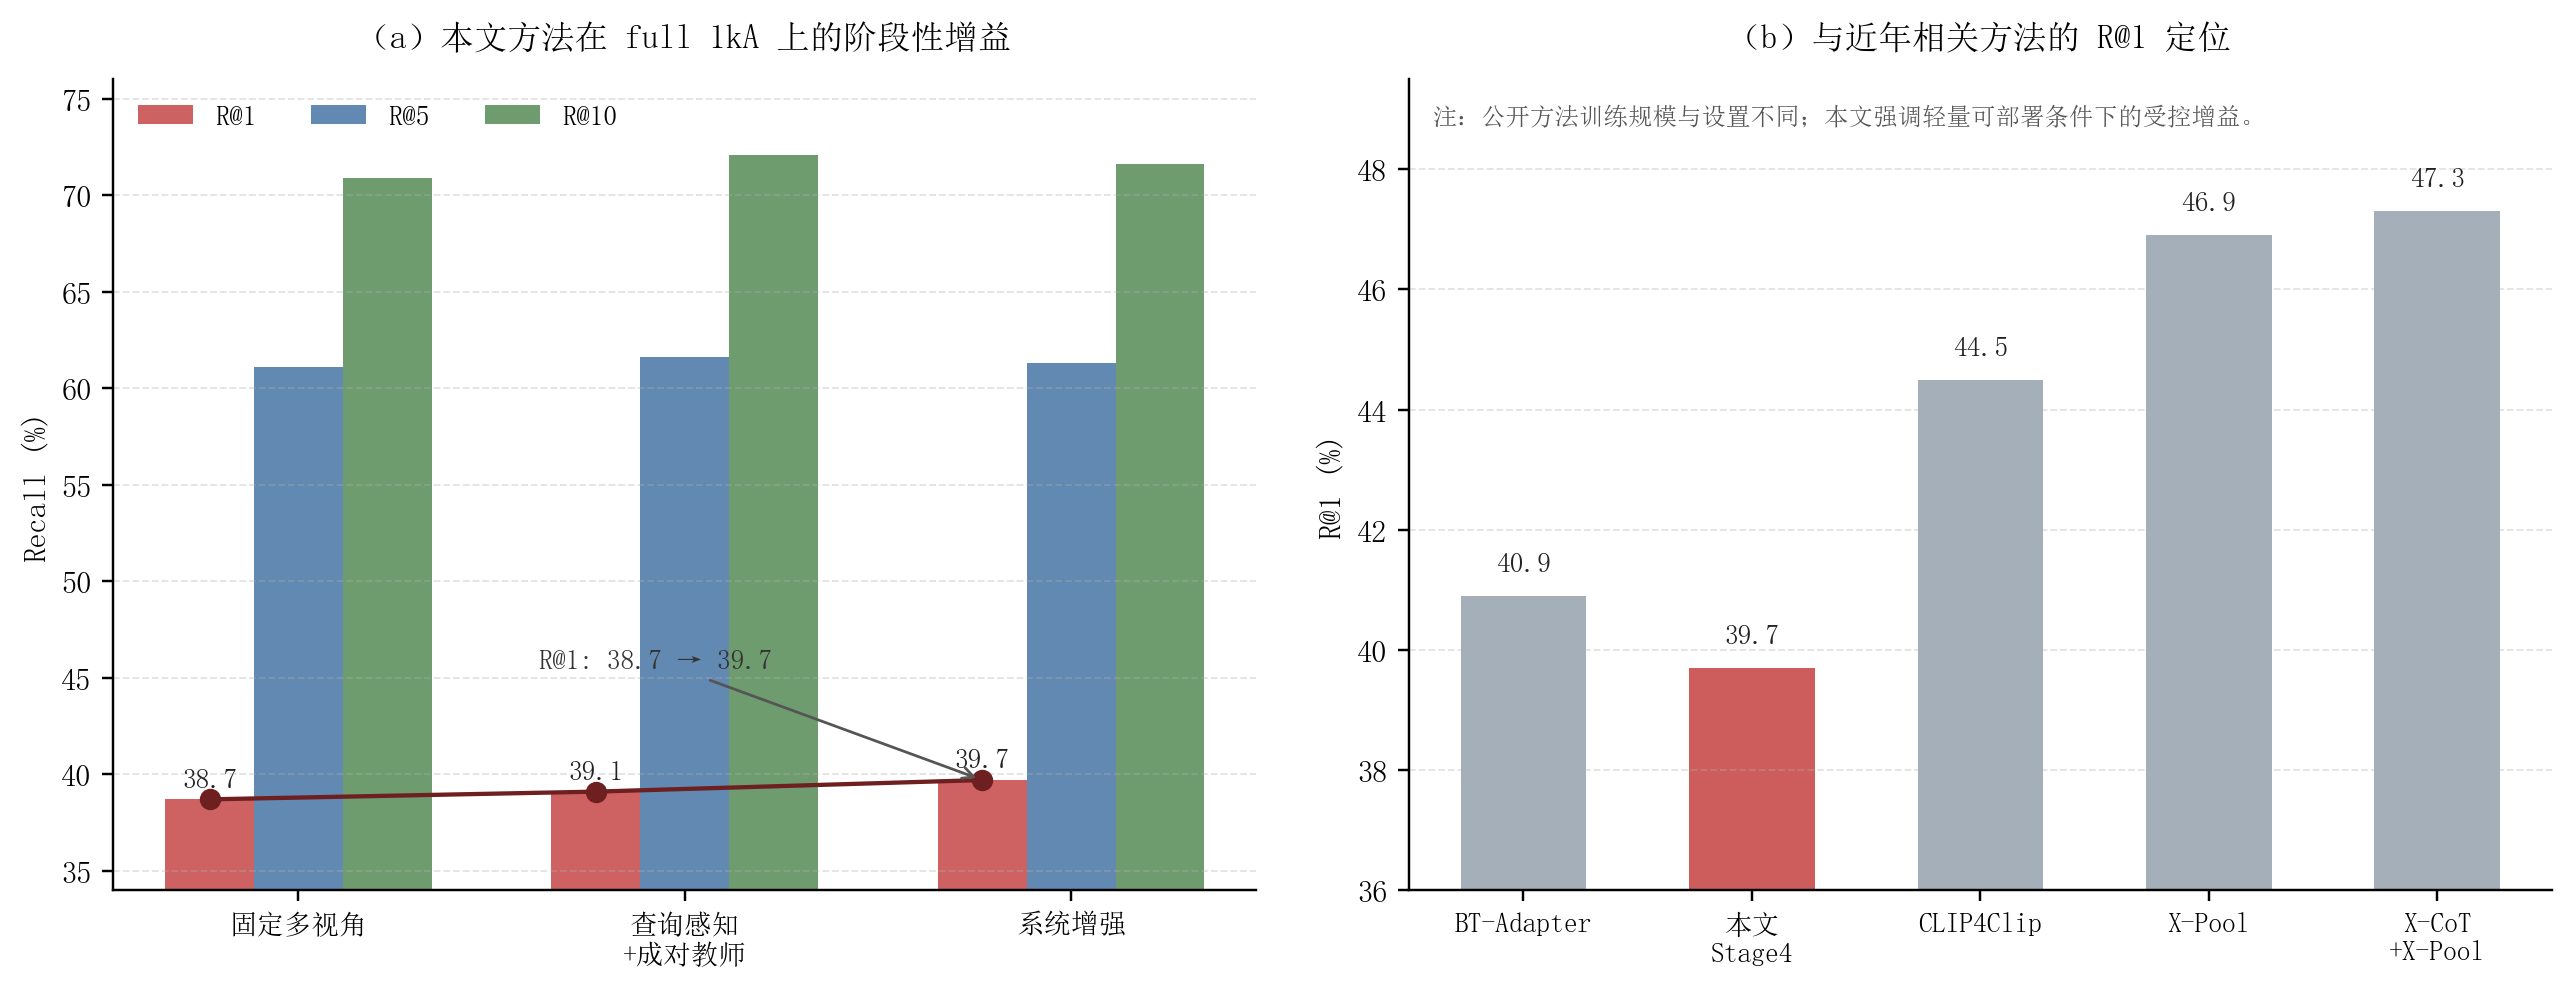

Write Python code to recreate this figure.
from __future__ import annotations

from pathlib import Path

import matplotlib.pyplot as plt
import numpy as np
from matplotlib import font_manager


OUT_DIR = Path(__file__).resolve().parent


def _setup_font() -> None:
    candidates = [
        "C:/Windows/Fonts/simsun.ttc",
        "C:/Windows/Fonts/simhei.ttf",
        "C:/Windows/Fonts/msyh.ttc",
    ]
    for path in candidates:
        if Path(path).exists():
            font_manager.fontManager.addfont(path)
            plt.rcParams["font.family"] = font_manager.FontProperties(
                fname=path
            ).get_name()
            break
    plt.rcParams["axes.unicode_minus"] = False
    plt.rcParams["pdf.fonttype"] = 42
    plt.rcParams["ps.fonttype"] = 42


def _annotate_bars(ax, bars, dy: float = 0.35) -> None:
    for bar in bars:
        height = bar.get_height()
        ax.text(
            bar.get_x() + bar.get_width() / 2,
            height + dy,
            f"{height:.1f}",
            ha="center",
            va="bottom",
            fontsize=9,
            color="#222222",
        )


def main() -> None:
    _setup_font()
    fig, axes = plt.subplots(1, 2, figsize=(11.8, 4.6), dpi=220)
    fig.patch.set_facecolor("white")

    # Panel A: controlled full-1kA progression in this project.
    stages = ["固定多视角", "查询感知\n+成对教师", "系统增强"]
    r1 = np.array([38.7, 39.1, 39.7])
    r5 = np.array([61.1, 61.6, 61.3])
    r10 = np.array([70.9, 72.1, 71.6])
    x = np.arange(len(stages))
    width = 0.23
    colors = ["#C84B4B", "#4B79A8", "#5A8F5A"]
    ax = axes[0]
    bars1 = ax.bar(x - width, r1, width, label="R@1", color=colors[0], alpha=0.88)
    ax.bar(x, r5, width, label="R@5", color=colors[1], alpha=0.88)
    ax.bar(x + width, r10, width, label="R@10", color=colors[2], alpha=0.88)
    _annotate_bars(ax, bars1, dy=0.45)
    ax.plot(x - width, r1, color="#6E1F1F", marker="o", linewidth=1.4)
    ax.set_xticks(x)
    ax.set_xticklabels(stages, fontsize=9)
    ax.set_ylim(34, 76)
    ax.set_ylabel("Recall (%)", fontsize=10)
    ax.set_title("（a）本文方法在 full 1kA 上的阶段性增益", fontsize=11, pad=10)
    ax.grid(axis="y", linestyle="--", linewidth=0.6, alpha=0.35)
    ax.legend(frameon=False, fontsize=9, ncol=3, loc="upper left")
    ax.spines["top"].set_visible(False)
    ax.spines["right"].set_visible(False)

    ax.annotate(
        "R@1: 38.7 → 39.7",
        xy=(2 - width, 39.7),
        xytext=(0.62, 45.5),
        arrowprops=dict(arrowstyle="->", color="#555555", lw=0.9),
        fontsize=9,
        color="#333333",
    )

    # Panel B: external positioning. Values are from public reports; settings differ.
    methods = ["BT-Adapter", "本文\nStage4", "CLIP4Clip", "X-Pool", "X-CoT\n+X-Pool"]
    ext_r1 = np.array([40.9, 39.7, 44.5, 46.9, 47.3])
    ax = axes[1]
    bar_colors = ["#9AA6B2", "#C84B4B", "#9AA6B2", "#9AA6B2", "#9AA6B2"]
    bars = ax.bar(np.arange(len(methods)), ext_r1, width=0.55, color=bar_colors, alpha=0.9)
    _annotate_bars(ax, bars, dy=0.35)
    ax.set_xticks(np.arange(len(methods)))
    ax.set_xticklabels(methods, fontsize=9)
    ax.set_ylim(36, 49.5)
    ax.set_ylabel("R@1 (%)", fontsize=10)
    ax.set_title("（b）与近年相关方法的 R@1 定位", fontsize=11, pad=10)
    ax.grid(axis="y", linestyle="--", linewidth=0.6, alpha=0.35)
    ax.spines["top"].set_visible(False)
    ax.spines["right"].set_visible(False)
    ax.text(
        0.02,
        0.97,
        "注：公开方法训练规模与设置不同；本文强调轻量可部署条件下的受控增益。",
        transform=ax.transAxes,
        fontsize=8,
        va="top",
        ha="left",
        color="#555555",
    )

    fig.tight_layout(w_pad=2.0)
    out = OUT_DIR / "paper_fig3_stage4_method_comparison_cn.png"
    fig.savefig(out, bbox_inches="tight")
    print(out)


if __name__ == "__main__":
    main()
